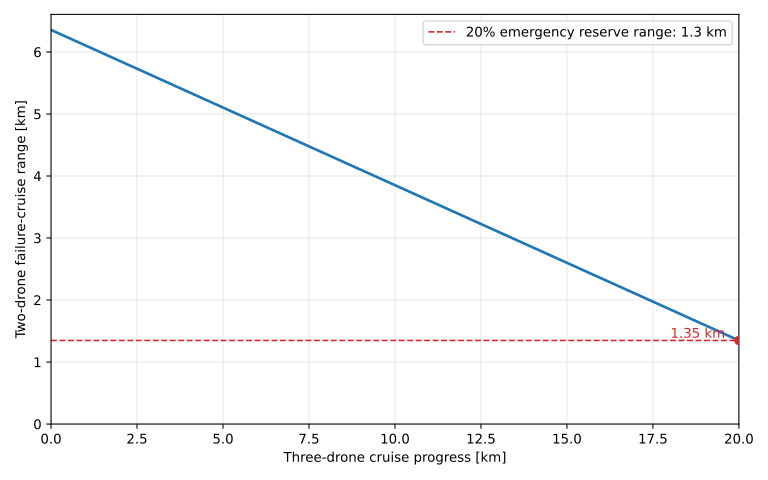

Reproduce this figure in Python.
"""One-drone-failure cruise and emergency range check.

Runs the converged design once, then checks whether two active drones can
continue cruise while carrying the shared payload plus the failed drone mass.
The failed drone is treated as payload weight and contributes only CD0 drag.
"""
from __future__ import annotations

import argparse
import contextlib
import dataclasses
import io
import math
from dataclasses import dataclass

import matplotlib.pyplot as plt
import numpy as np

from pipeline import config, loop
from pipeline.sensitivity import clone_config
from propulsion import propeller_solver as prop_solver
from propulsion.sizing import _diameter_from_csv_name, _shaft_power_per_prop
from sizing.wing import g0


@dataclass
class FailurePoint:
    V: float
    CL: float
    drag_total: float
    thrust_per_prop: float
    power_total: float
    wh_per_km: float
    feasible: bool
    message: str = ""


def _solve_prop_power(result, thrust_per_prop: float, V: float) -> tuple[float, str]:
    p = result.propulsion
    i = p.inputs
    D_prop = p.D_prop if p.D_prop is not None else _diameter_from_csv_name(i.csv_prop)
    with contextlib.redirect_stdout(io.StringIO()):
        op = prop_solver.solve(
            i.csv_prop,
            thrust_per_prop,
            V,
            D_prop,
            max(p.n_cruise * 60.0, 1000.0),
            i.rpm_tol,
            i.thrust_tol,
            i.max_iter,
            i.rpm_step,
        )
    if op is None:
        return math.inf, "prop operating point did not converge"

    n_rps = op["RPM"] / 60.0
    p_shaft_per_prop = _shaft_power_per_prop(op["Cp"], result.sizing.rho, n_rps, D_prop)
    n_active = result.sizing.inputs.n_drones - 1
    p_elec_total = n_active * i.n_props * p_shaft_per_prop / i.eff_motor
    return float(p_elec_total), ""


def _failure_point(result, V: float) -> FailurePoint:
    s = result.sizing
    n_total = s.inputs.n_drones
    n_active = n_total - 1
    if n_active < 1:
        return FailurePoint(V, math.inf, math.inf, math.inf, math.inf, math.inf, False, "need at least two drones")

    m_active = result.masses["total"]
    m_dead = m_active
    m_payload_failed = s.inputs.m_payload + m_dead
    q = 0.5 * s.rho * V**2
    W_total = (n_active * m_active + m_payload_failed) * g0
    CL = W_total / (n_active * q * s.Sw)

    cd0_active = result.drag.CD0
    cd0_dead = result.drag.CD0
    cdi_active = CL**2 / (np.pi * s.e * s.inputs.AR)
    D_active = n_active * q * s.Sw * (cd0_active + cdi_active)
    D_dead = q * s.Sw * cd0_dead
    D_payload = q * s.inputs.Cd_payload * s.inputs.S_payload
    D_total = D_active + D_dead + D_payload

    thrust_per_prop = D_total / (n_active * result.propulsion.inputs.n_props)
    if CL > result.cl_max_wing:
        return FailurePoint(V, CL, D_total, thrust_per_prop, math.inf, math.inf, False, "wing CL exceeds CLmax")
    if thrust_per_prop > result.propulsion.max_thrust_per_prop:
        return FailurePoint(V, CL, D_total, thrust_per_prop, math.inf, math.inf, False, "thrust limit")

    power_total, prop_message = _solve_prop_power(result, thrust_per_prop, V)
    if not np.isfinite(power_total):
        return FailurePoint(V, CL, D_total, thrust_per_prop, power_total, math.inf, False, prop_message)
    if power_total > n_active * result.propulsion.max_power_elec:
        return FailurePoint(V, CL, D_total, thrust_per_prop, power_total, math.inf, False, "power limit")

    wh_per_km = power_total / V / 3.6
    return FailurePoint(V, CL, D_total, thrust_per_prop, power_total, wh_per_km, True)


def evaluate_failure_envelope(result, *, v_max: float, samples: int) -> tuple[list[FailurePoint], FailurePoint | None]:
    s = result.sizing
    n_active = s.inputs.n_drones - 1
    m_active = result.masses["total"]
    W_total = (n_active * m_active + s.inputs.m_payload + m_active) * g0
    v_stall_failure = math.sqrt(W_total / (n_active * 0.5 * s.rho * s.Sw * result.cl_max_wing))
    v_lo = max(0.95 * v_stall_failure, 5.0)
    speeds = np.linspace(v_lo, v_max, samples)
    points = [_failure_point(result, float(V)) for V in speeds]
    feasible = [p for p in points if p.feasible]
    best = min(feasible, key=lambda p: p.wh_per_km) if feasible else None
    return points, best


def plot_range(result, best: FailurePoint, *, output: str | None, show: bool) -> None:
    capacity_Wh = result.propulsion.E_total / 3600.0
    reserve_Wh = (1.0 - result.propulsion.inputs.DoD) * capacity_Wh
    climb_Wh = result.propulsion.E_climb / 3600.0
    cruise_Wh = result.propulsion.E_cruise / 3600.0
    mission_km = result.sizing.inputs.R / 1000.0
    progress_km = np.linspace(0.0, mission_km, 200)
    remaining_Wh = capacity_Wh - climb_Wh - cruise_Wh * (progress_km / mission_km)
    remaining_Wh = np.maximum(remaining_Wh, 0.0)
    ranges_km = remaining_Wh / best.wh_per_km
    reserve_range_km = reserve_Wh / best.wh_per_km

    fig, ax = plt.subplots(figsize=(8, 5))
    ax.plot(progress_km, ranges_km, linewidth=2)
    ax.axhline(reserve_range_km, color="C3", linestyle="--", linewidth=1.2,
               label=f"20% emergency reserve range: {reserve_range_km:.1f} km")
    ax.scatter([mission_km], [reserve_range_km], color="C3", zorder=5)
    ax.text(
        0.98 * mission_km,
        reserve_range_km,
        f"{reserve_range_km:.2f} km",
        color="C3",
        ha="right",
        va="bottom",
    )
    ax.set_xlabel("Three-drone cruise progress [km]")
    ax.set_ylabel("Two-drone failure-cruise range [km]")

    ax.set_xlim(0.0, mission_km)
    ax.set_ylim(bottom=0.0)
    ax.grid(True, alpha=0.3)
    ax.legend(loc="best")
    fig.tight_layout()

    if output:
        fig.savefig(output, dpi=180)
    if show:
        plt.show()
    else:
        plt.close(fig)


def main() -> None:
    parser = argparse.ArgumentParser(description=__doc__)
    parser.add_argument("--v-max", type=float, default=25.0, help="Maximum failure-cruise speed [m/s]")
    parser.add_argument("--samples", type=int, default=80, help="Number of speed samples")
    parser.add_argument("--output", default="one_drone_failure_range.svg", help="Output plot path")
    parser.add_argument("--show", action="store_true", help="Show plot window")
    parser.add_argument("--verbose-pipeline", action="store_true", help="Show full sizing pipeline output")
    args = parser.parse_args()

    cfg = clone_config(sizing=config.SIZING, propulsion=config.PROPULSION)
    if args.verbose_pipeline:
        result = loop.run_pipeline(cfg)
    else:
        with contextlib.redirect_stdout(io.StringIO()):
            result = loop.run_pipeline(cfg)

    points, best = evaluate_failure_envelope(result, v_max=args.v_max, samples=args.samples)
    if best is None:
        print("No feasible two-drone failure-cruise point found.")
        for point in points:
            if point.message:
                print(f"  V={point.V:5.2f} m/s  CL={point.CL:6.3f}  infeasible: {point.message}")
        raise SystemExit(1)

    capacity_Wh = result.propulsion.E_total / 3600.0
    reserve_Wh = (1.0 - result.propulsion.inputs.DoD) * capacity_Wh
    start_cruise_remaining_Wh = capacity_Wh - result.propulsion.E_climb / 3600.0
    mission_km = result.sizing.inputs.R / 1000.0
    print("One-drone-failure cruise check")
    print(f"  Assumption: failed drone mass is added to payload; failed drone adds CD0 drag only.")
    print(f"  Best feasible speed        : {best.V:.2f} m/s")
    print(f"  Required active-drone CL   : {best.CL:.3f} / CLmax {result.cl_max_wing:.3f}")
    print(f"  Total drag                 : {best.drag_total:.2f} N")
    print(f"  Thrust per active prop     : {best.thrust_per_prop:.2f} N / limit {result.propulsion.max_thrust_per_prop:.2f} N")
    print(f"  Total active electrical P  : {best.power_total:.1f} W / limit {(result.sizing.inputs.n_drones - 1) * result.propulsion.max_power_elec:.1f} W")
    print(f"  Energy per km              : {best.wh_per_km:.2f} Wh/km")
    print(f"  Emergency reserve energy   : {reserve_Wh:.2f} Wh ({100.0 * (1.0 - result.propulsion.inputs.DoD):.0f}% of pack)")
    print(f"  Range if failure at 0 km   : {start_cruise_remaining_Wh / best.wh_per_km:.2f} km")
    print(f"  Emergency reserve range    : {reserve_Wh / best.wh_per_km:.2f} km")
    print(f"  Range if failure at {mission_km:.0f} km  : {reserve_Wh / best.wh_per_km:.2f} km")

    plot_range(result, best, output=args.output, show=args.show)
    print(f"  Plot saved to              : {args.output}")


if __name__ == "__main__":
    main()
